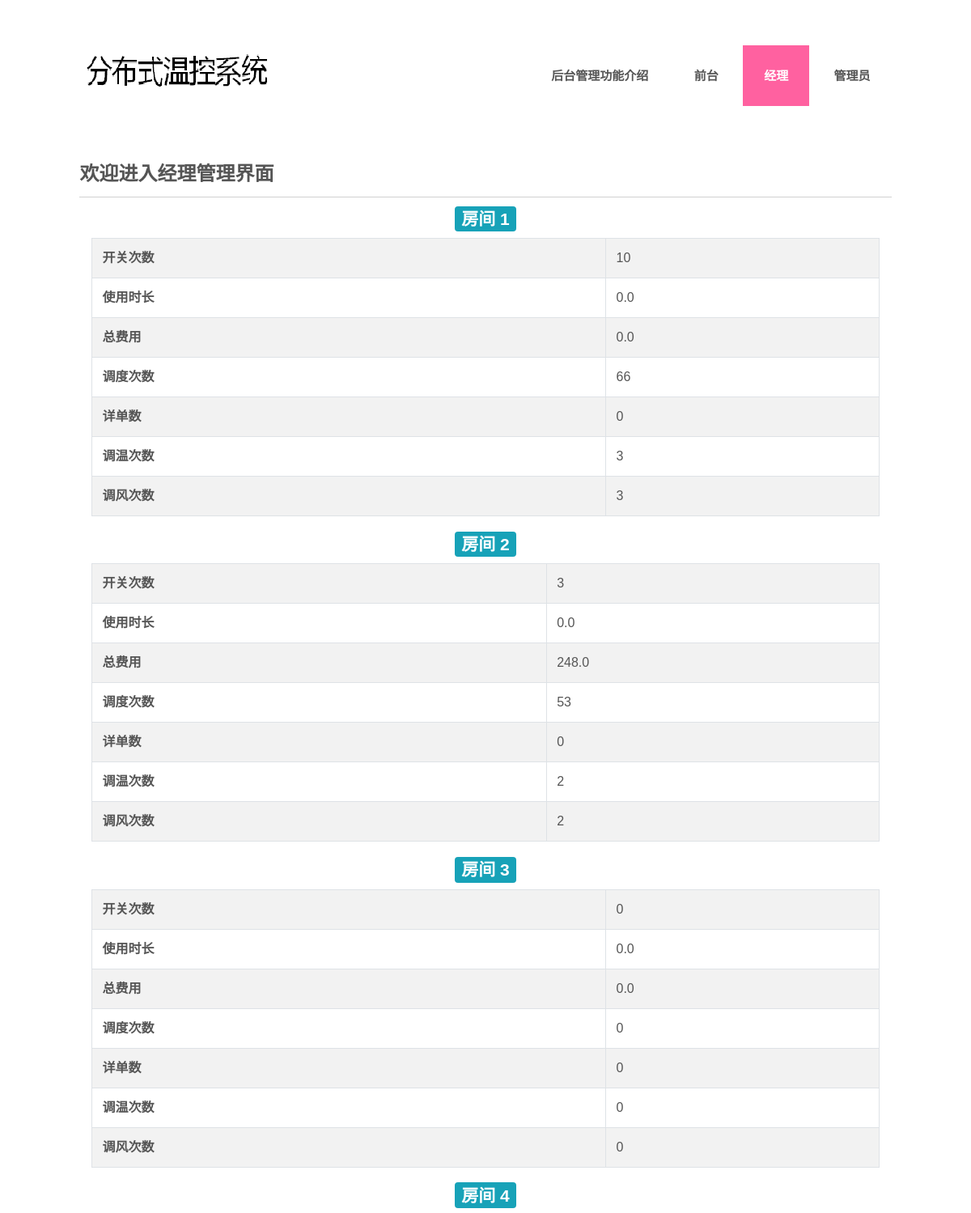
Before: /server/boss/ (upper part) with the older database file.
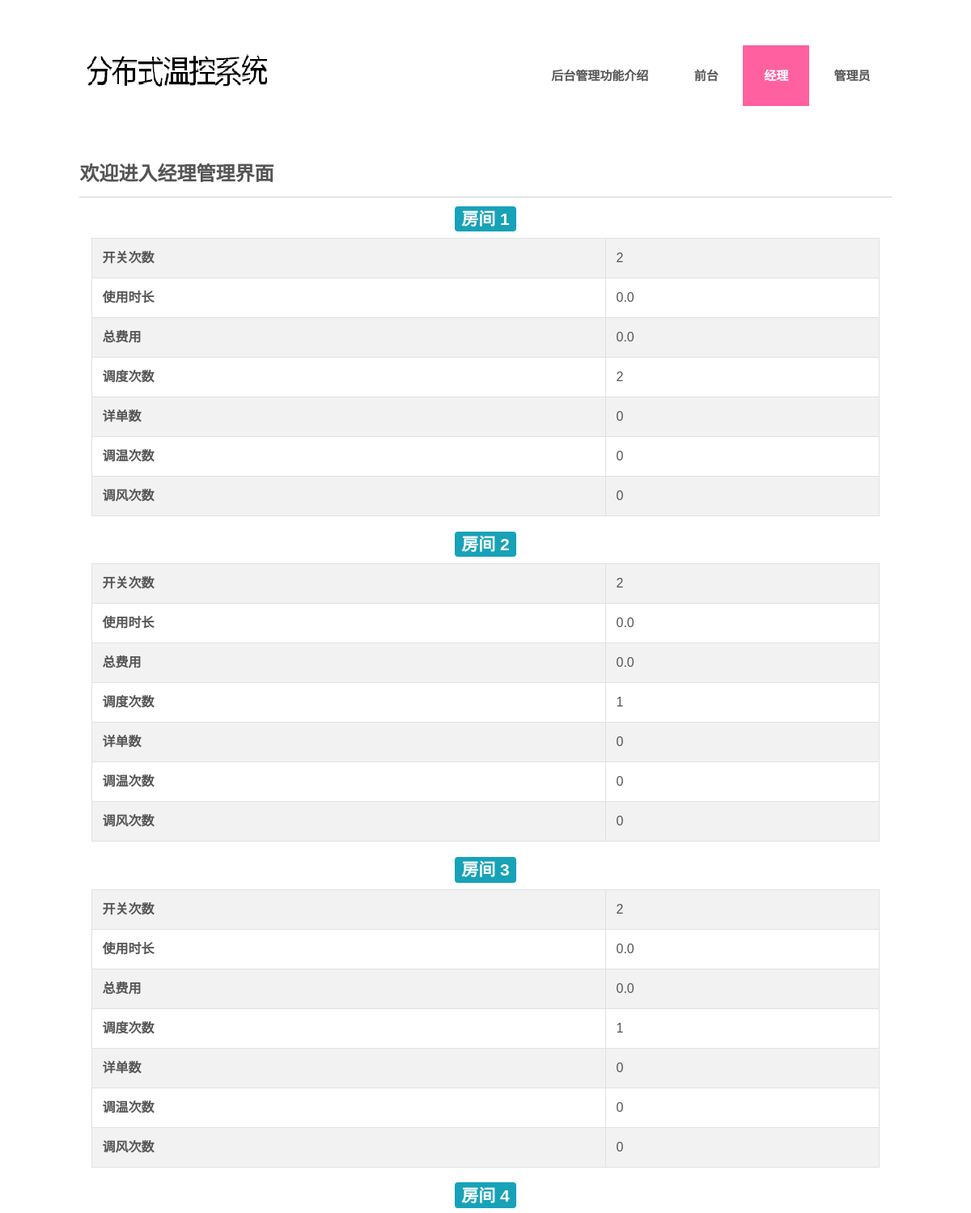
After: the same page with the newer database file.
### server/models.py (models this page shows)
class Report(models.Model):
    room = models.ForeignKey(Room, on_delete=models.CASCADE)
    times_of_on_and_off = models.IntegerField(default=0)
    serving_duration = models.FloatField(default=0)
    total_Fee = models.FloatField(default=0)
    times_of_dispatch = models.IntegerField(default=0)
    number_of_RDR = models.IntegerField(default=0)
    times_of_changeTemp = models.IntegerField(default=0)
    times_of_changeFanSpeed = models.IntegerField(default=0)

### server/views.py (the view)
# urls.py: path('boss/', views.boss, name='boss'),
def boss(request):
    report = Report.objects.all()
    return render(request, 'boss.html', {'report': report})

### templates/boss.html (shortened to what this page needs)
<!DOCTYPE HTML>
<html lang="en">
<head>
<link rel="stylesheet" href="https://cdn.staticfile.org/twitter-bootstrap/4.1.0/css/bootstrap.min.css">
<link href="/static/css/style.css" rel="stylesheet" type="text/css" media="all" />
</head>
<body>
<div class="wrap">
<div class="wrapper">
	<div class="header">
		<div class="logo">
			<a href="{% url 'index' %}"><img src="/static/images/logo.png" alt=""></a>
		</div>
		<div class="cssmenu">
			<ul>
			  	<li><a href="{% url 'index' %}">后台管理功能介绍</a></li>
				<li><a href="{% url 'reception' %}">前台</a></li>
				<li class="active"><a href="{% url 'boss' %}">经理</a></li>
				<li class="has-sub"><a href="{% url 'manager' %}">管理员</a></li>
			 </ul>
		</div>
	</div>
    <div class="main1">
        <div class="content">
        <h2>欢迎进入经理管理界面</h2>
        </div>
        <div class="container">
        {% for i in report %}
        <h3 style="text-align:center" id={{ i.room_id }}><span class="badge badge-info">房间 {{ i.room_id }}</span></h3>
        <table class="table table-striped table-bordered">
        <tr>
            <td><b>开关次数</b></td>
            <td>{{ i.times_of_on_and_off }}</td>
        </tr>
        <tr>
            <td><b>使用时长</b></td>
            <td>{{ i.serving_duration }}</td>
        </tr>
        <tr>
            <td><b>总费用</b></td>
            <td>{{ i.total_Fee }}</td>
        </tr>
        <tr>
            <td><b>调度次数</b></td>
            <td>{{ i.times_of_dispatch }}</td>
        </tr>
        <tr>
            <td><b>详单数</b></td>
            <td>{{ i.number_of_RDR }}</td>
        </tr>
        <tr>
            <td><b>调温次数</b></td>
            <td>{{ i.times_of_changeTemp }}</td>
        </tr>
        <tr>
            <td><b>调风次数</b></td>
            <td>{{ i.times_of_changeFanSpeed }}</td>
        </tr>
        </table>
        {% endfor %}
        </div>
    </div>
</div>
</div>
</body>
</html>

### server/static/css/style.css (style rules this page uses)
table { border-collapse:collapse;border-spacing:0; }
img { max-width:100%; }
body { font-family:trebuchet ms, arial, sans-serif; font-size: 100%; background: #ffffff; color:#555555; }
.wrap { margin:0 auto; width:80%; }
.wrapper { padding: 4% 6%; }
.header { display: block; }
.logo { float:left; }
.cssmenu { float: right; margin-top: 1%; }
.cssmenu > ul > li { display:inline-block; position: relative; }
.cssmenu > ul > li.active a { color:#ffffff; background-color:#FF61A0; }
.cssmenu > ul > li > a { font-weight:bold; color: #555555; display: block; font-size: 15px; line-height: 1.8em; padding: 24px 26px; text-transform: uppercase; -webkit-transition: all 0.3s ease-out; -moz-transition: all 0.3s ease-out; -ms-transition: all 0.3s ease-out; -o-transition: all 0.3s ease-out; transition: all 0.3s ease-out; }
.content h2 { font-weight:700; line-height: 1.5em; font-size: 1.5em; color: #555555; text-transform: uppercase; padding: 10px 0; border-bottom: 1px solid rgb(209, 209, 209); }
.main1 { margin: 4% 0 0; }
@media only screen and (max-width: 1280px) { .wrap { width:95%; } }

### templates/boss.html (style rules this page uses)
a:link { color:#000000; }

Changed rows visible on the page:
changed Report (number 1 of 4 on the later page): times_of_on_and_off "10" → "2"; times_of_dispatch "66" → "2"; times_of_changeTemp "3" → "0"; times_of_changeFanSpeed "3" → "0"
changed Report (number 2 of 4 on the later page): times_of_on_and_off "3" → "2"; total_Fee "248.0" → "0.0"; times_of_dispatch "53" → "1"; times_of_changeTemp "2" → "0"; times_of_changeFanSpeed "2" → "0"
changed Report (number 3 of 4 on the later page): times_of_on_and_off "0" → "2"; times_of_dispatch "0" → "1"
